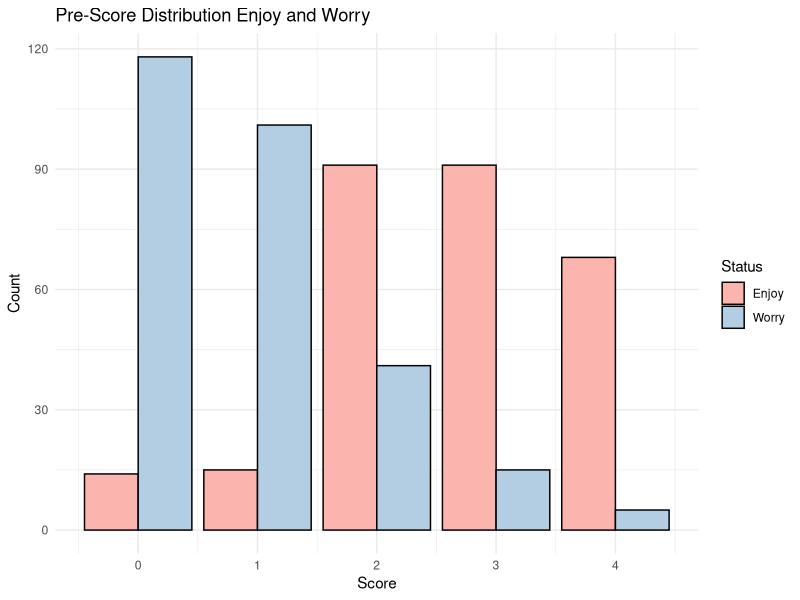
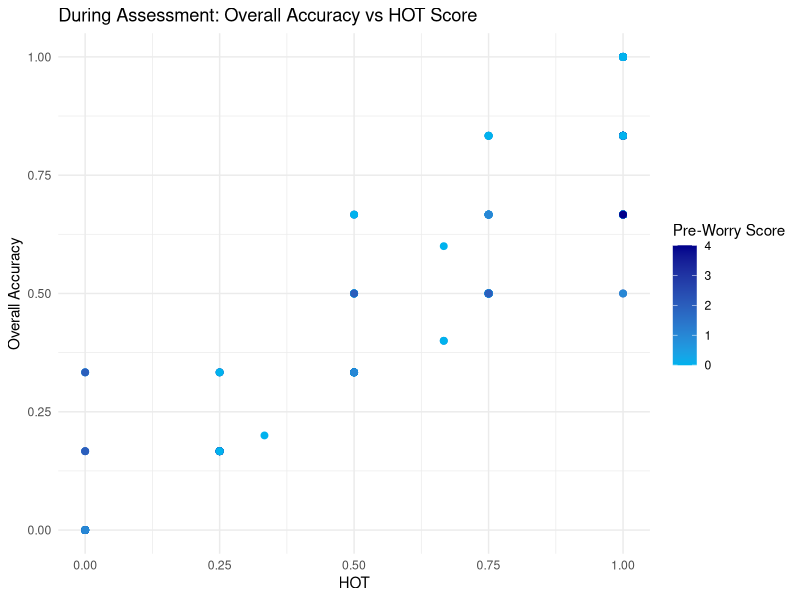
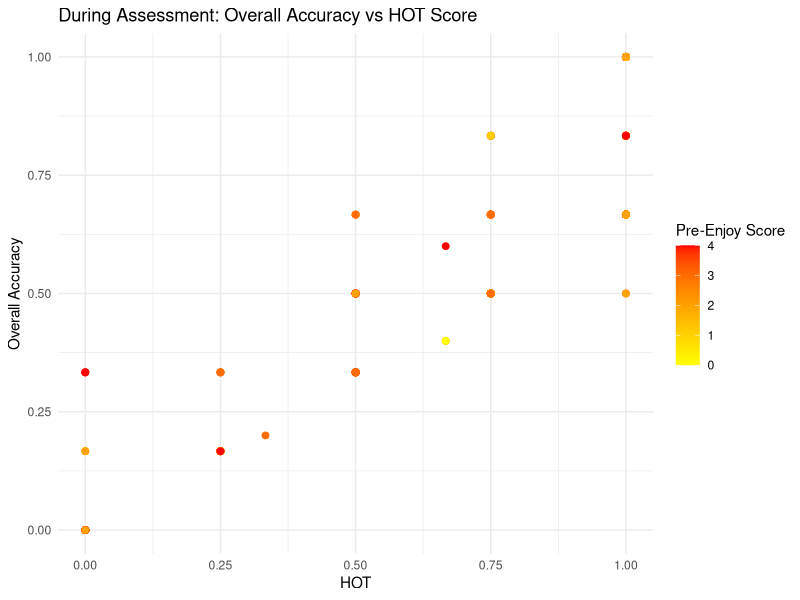
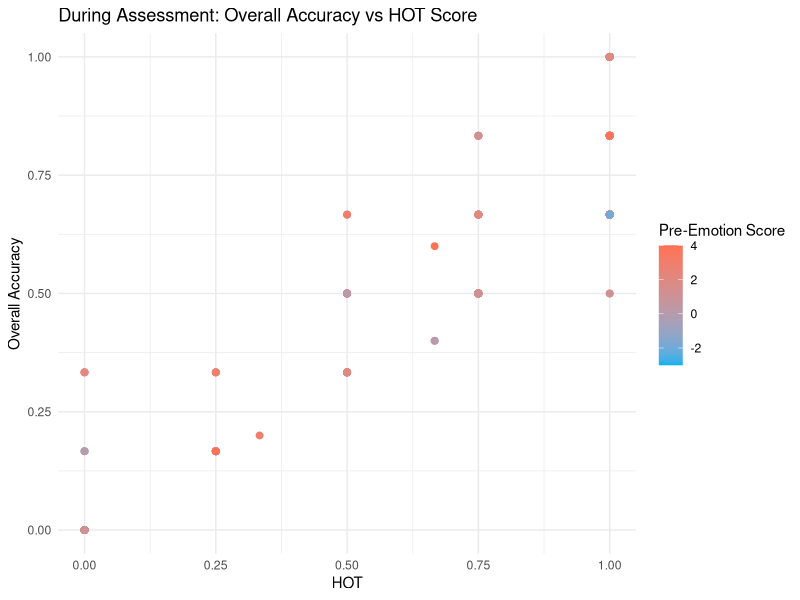
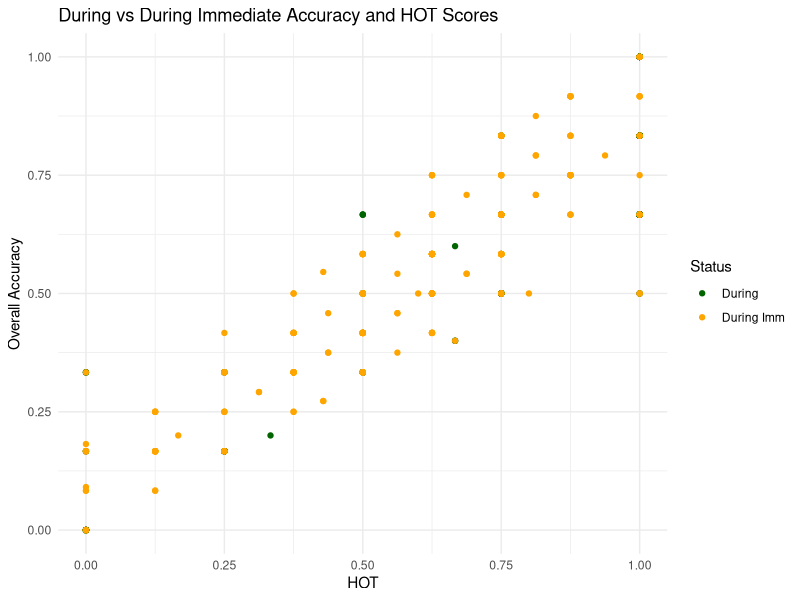
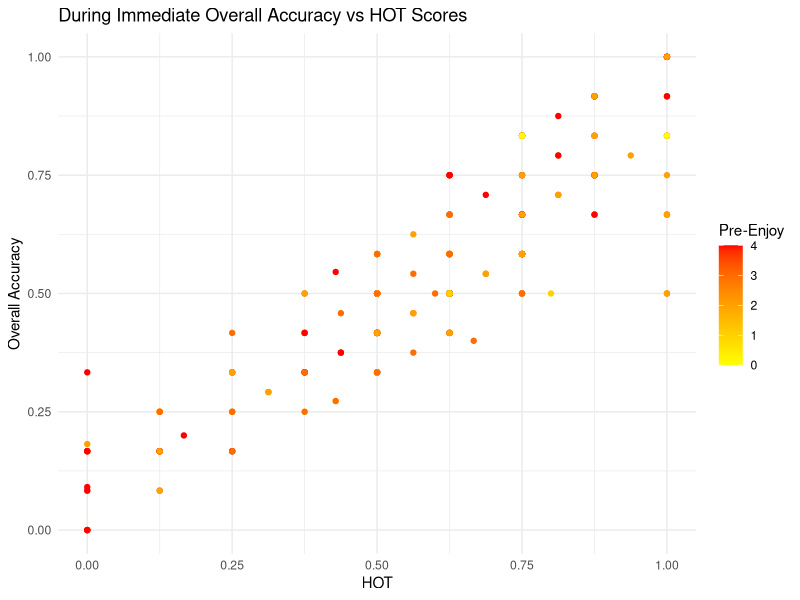
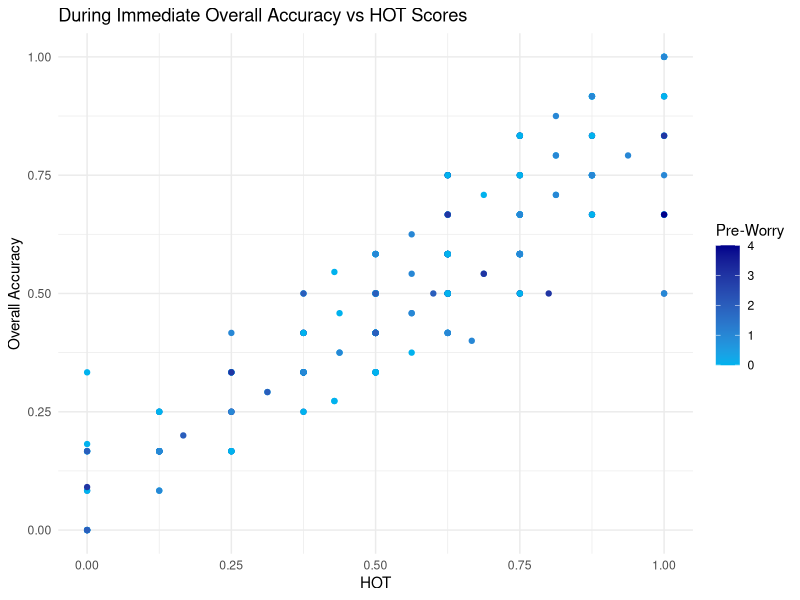
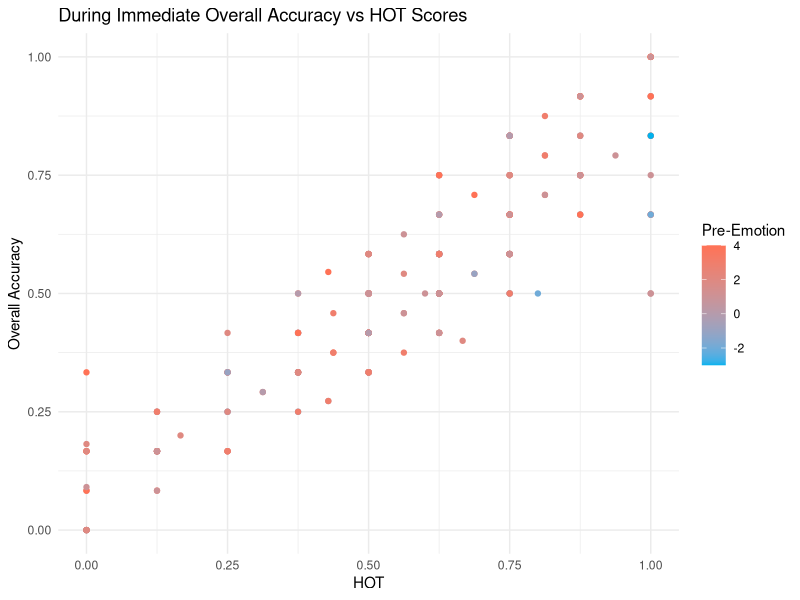

The R source for these figures, in order:
## ---- chunk 1
knitr::opts_chunk$set(echo = TRUE)
## ---- chunk 2
library(dplyr)
library(tidyverse)
## ---- chunk 3
mathCOVID <- readxl::read_excel('../data/KidsCOVID_Winter21_raw data.xlsx')
## ---- chunk 4
df_nd <- mathCOVID %>% 
          mutate(drop = replace_na(drop, 0)) %>% 
          filter(drop != 1) %>% 
          mutate("id"= row_number(), .before = drop )
head(df_nd)
## ---- chunk 5
df_nd %>% 
  select(starts_with("Base"))
df_nd %>% 
  select(starts_with("Dur"))
df_nd %>% 
  select(starts_with("understand"))
df_nd %>% 
  select(starts_with("Paid"))
df_nd %>% 
  select(starts_with("SI"))
df_nd %>% 
  select(starts_with("Del"))
## ---- chunk 6
df <- df_nd %>% 
    select("id", "Base_Enjoy", "Base_Worry", 
            "During_OverallAcc", "During_HOT", "DurImm_OverallAcc", "DurImm_HOT",
            "Del_OverallAcc", "Del_acc", "Del_HOT",
           "Understand_avg", "PaidAttn_avg", 
           "SI_1","SI_2","SI_3","SI_4","SI_5","SI_6","SI_7","SI_8","SI_9","SI_10",
           "SI_avg")
head(df)
## ---- chunk 7
pre_enjoy <- df %>% 
               group_by("Score" = Base_Enjoy) %>% 
               summarize(Freq=n()) %>% 
               mutate("Status" = "Enjoy", .before = Score) %>% 
               na.omit()
pre_worry <- df %>% 
               group_by("Score" = Base_Worry) %>% 
               summarize(Freq=n()) %>% 
               mutate("Status" = "Worry", .before = Score)
rbind(pre_enjoy, pre_worry) %>% 
  ggplot(aes(x = Score, y = Freq, fill = Status)) + 
  geom_col(position = "dodge", color = "black") + 
  theme_minimal() + scale_fill_brewer(palette="Pastel1") +
  labs(title = "Pre-Score Distribution Enjoy and Worry", x = "Score", y = "Count")

## ---- chunk 8
# Overall accuracy vs HOT scores with pre-worry scores
df %>% 
  select("id", starts_with("Base"), starts_with("Dur") ) %>% 
  ggplot(aes(x = During_HOT, y = During_OverallAcc, color = Base_Worry)) + 
  geom_point(size = 2) + scale_colour_gradient(low = "deepskyblue2", high = "darkblue", na.value = NA) +
  labs(title = "During Assessment: Overall Accuracy vs HOT Score", x = "HOT", y = "Overall Accuracy", color = "Pre-Worry Score") +
  theme_minimal()

# Overall accuracy vs HOT scores with pre-enjoy scores
df %>% 
  select("id", starts_with("Base"), starts_with("Dur") ) %>% 
  ggplot(aes(x = During_HOT, y = During_OverallAcc, color = Base_Enjoy)) + 
  geom_point(size = 2) + scale_colour_gradient(low = "yellow", high = "red", na.value = NA)+
  labs(title = "During Assessment: Overall Accuracy vs HOT Score", x = "HOT", y = "Overall Accuracy", color = "Pre-Enjoy Score") +
  theme_minimal()

# Combining enjoy and worry scores
df %>% 
  select("id", starts_with("Base"), starts_with("Dur") ) %>% 
  mutate("pre_emotion" = Base_Enjoy - Base_Worry) %>% 
  ggplot(aes(x = During_HOT, y = During_OverallAcc, color = pre_emotion)) + 
  geom_point(size = 2) + scale_colour_gradient(low = "deepskyblue2", high = "coral1", na.value = NA)+
  labs(title = "During Assessment: Overall Accuracy vs HOT Score", x = "HOT", y = "Overall Accuracy", color = "Pre-Emotion Score") +
  theme_minimal()
## ---- chunk 9
dur <- select(df, pre_enjoy = "Base_Enjoy", pre_worry = "Base_Worry" ,acc = "During_OverallAcc", HOT = "During_HOT") %>%  mutate(status = "dur")
durImm <- select(df,  pre_enjoy = "Base_Enjoy", pre_worry = "Base_Worry", acc = "DurImm_OverallAcc", HOT = "DurImm_HOT") %>% 
  mutate(status = "durImm")

rbind(dur, durImm) %>% 
  mutate(pre_score = pre_enjoy - pre_worry) %>% 
  ggplot(aes(x = HOT, y = acc, color = status)) +
  geom_point() + 
  scale_color_manual(labels=c('During', 'During Imm'), values = c("darkgreen", "orange")) +
  theme_minimal() +
  labs(title = "During vs During Immediate Accuracy and HOT Scores", color = "Status",
       x = "HOT", y = "Overall Accuracy")

rbind(dur, durImm) %>% 
  filter(status == "durImm") %>% 
  mutate(pre_score = pre_enjoy - pre_worry) %>% 
  ggplot(aes(x = HOT, y = acc, color = pre_enjoy)) +
  geom_point() + scale_colour_gradient(low = "yellow", high = "red", na.value = NA) +
  theme_minimal() +
  labs(title = "During Immediate Overall Accuracy vs HOT Scores", x = "HOT",
       y = "Overall Accuracy", color = "Pre-Enjoy") 

rbind(dur, durImm) %>% 
  filter(status == "durImm") %>% 
  mutate(pre_score = pre_enjoy - pre_worry) %>% 
  ggplot(aes(x = HOT, y = acc, color = pre_worry)) +
  geom_point() + scale_colour_gradient(low = "deepskyblue2", high = "darkblue", na.value = NA) +
  theme_minimal() +
  labs(title = "During Immediate Overall Accuracy vs HOT Scores", x = "HOT",
       y = "Overall Accuracy", color = "Pre-Worry") 

rbind(dur, durImm) %>% 
  filter(status == "durImm") %>% 
  mutate(pre_score = pre_enjoy - pre_worry) %>% 
  ggplot(aes(x = HOT, y = acc, color = pre_score)) +
  geom_point() + scale_colour_gradient(low = "deepskyblue2", high = "coral1", na.value = NA)+
  theme_minimal() +
  labs(title = "During Immediate Overall Accuracy vs HOT Scores", x = "HOT",
       y = "Overall Accuracy", color = "Pre-Emotion") 
## ---- chunk 10
df %>% 
  select(pre_enjoy = "Base_Enjoy", pre_worry = "Base_Worry", acc = "Del_acc", HOT = "Del_HOT") %>% mutate(pre_score = pre_enjoy - pre_worry) %>% 
  ggplot(aes(x = acc, y = HOT, color = pre_score)) + geom_point() +
  scale_colour_gradient(low = "deepskyblue2", high = "coral1", na.value = NA) +
  theme_minimal() +
  labs(title = "Delayed Accuracy vs HOT", x = "Overall Accuracy", y = "HOT", color = "Pre-Emotion") 
## ---- chunk 11
duracc <- df %>%  
  select(pre_enjoy = "Base_Enjoy", pre_worry = "Base_Worry",
                          acc = "During_OverallAcc") %>% mutate(status = "During")
durIacc <- df %>%  
  select(pre_enjoy = "Base_Enjoy", pre_worry = "Base_Worry",
                          acc = "DurImm_OverallAcc") %>% mutate(status = "Immediate")
delacc <- df %>%  
  select(pre_enjoy = "Base_Enjoy", pre_worry = "Base_Worry",
                          acc = "Del_acc") %>% mutate(status = "Delayed")
rbind(duracc, durIacc, delacc) %>%  mutate(pre_score = pre_enjoy - pre_worry) %>% 
  ggplot(aes(x = acc, fill = status)) + geom_histogram(bins=10, color = "black") + facet_grid(.~status, scales = "free", ) + 
    scale_color_brewer(palette = "Set1") +theme_minimal() + 
  labs(title = "Accuracy Distributions at Different Times of Study", 
                         x = "Overall Accuracy Score", y = "Count") 
## ---- chunk 12
x <- df  %>% select("id", starts_with("SI"))
df2 <- data.frame(x[1], SI = unlist(x[-1])) 
df2['day'] <- 1

k <-  1
for (i in 2:nrow(df2)) {
  if (df2$id[i] != 1){
    df2$day[i] <- k
  } else {
    k <- k + 1
    df2$day[i] <- k
  }
}
df2$day[1] <- 1
## ---- chunk 13

tspag = ggplot(df2, aes(x=day, y=SI)) + 
  geom_line() + guides(colour=FALSE) + xlab("Observation Time Point") +
  ylab("SI")
spag = tspag + aes(colour = factor(id))
spag + scale_x_continuous(breaks = seq(0, 10, by = 1)) +
  scale_y_continuous(breaks = seq(0, 10, by = 1)) +
  theme_minimal()
## ---- chunk 14
enjoy_df <- df_nd %>% 
  select("id", contains("Enjoy")) %>% 
  mutate(status = "Enjoy")
colnames(enjoy_df) <- 1:ncol(enjoy_df)
worry_df <- df_nd %>% 
  select("id", contains("Worry")) %>% 
  mutate(status = "Worry")
colnames(worry_df) <- 1:ncol(worry_df)
emotion_df <- rbind(enjoy_df, worry_df)
colnames(emotion_df) <- c("id", "base", "0", "1", "2", "3", "4","D1", "D2", "D3", "dur_avg", 
     "imm_avg", "durimm_avg", "del_avg", "status")
head(emotion_df)
## ---- chunk 15
emotion_df %>% 
  ggplot(aes(x = dur_avg, fill = status)) + geom_histogram(bins=10, color = "black") + facet_grid(.~status, scales = "free", ) +
   scale_color_brewer(palette = "Set1") +theme_minimal() +
  labs(title = "Overall Accuracy Score During Assessment", x = "Overall Accuraacy",
       y = "Count")

emotion_df %>% 
  ggplot(aes(x = imm_avg, fill = status)) + geom_bar(color = "black") + facet_grid(.~status, scales = "free", ) +
   scale_color_brewer(palette = "Set1") +theme_minimal() +
  labs(title = "Overall Accuracy Score Immediate Assessment", x = "Overall Accuraacy",
       y = "Count")

emotion_df %>% 
  ggplot(aes(x = durimm_avg, fill = status)) + geom_histogram(bins=10, color = "black") + facet_grid(.~status, scales = "free", ) +
   scale_color_brewer(palette = "Set1") +theme_minimal() +
  labs(title = "Overall Accuracy Score During Immediate Assessment", x = "Overall Accuraacy", y = "Count")

emotion_df %>% 
  ggplot(aes(x = del_avg, fill = status)) + geom_histogram(bins=10, color = "black") + facet_grid(.~status, scales = "free", ) +
   scale_color_brewer(palette = "Set1") +theme_minimal() +
  labs(title = "Overall Accuracy Score Delayed Assessment", x = "Overall Accuraacy", y = "Count")
